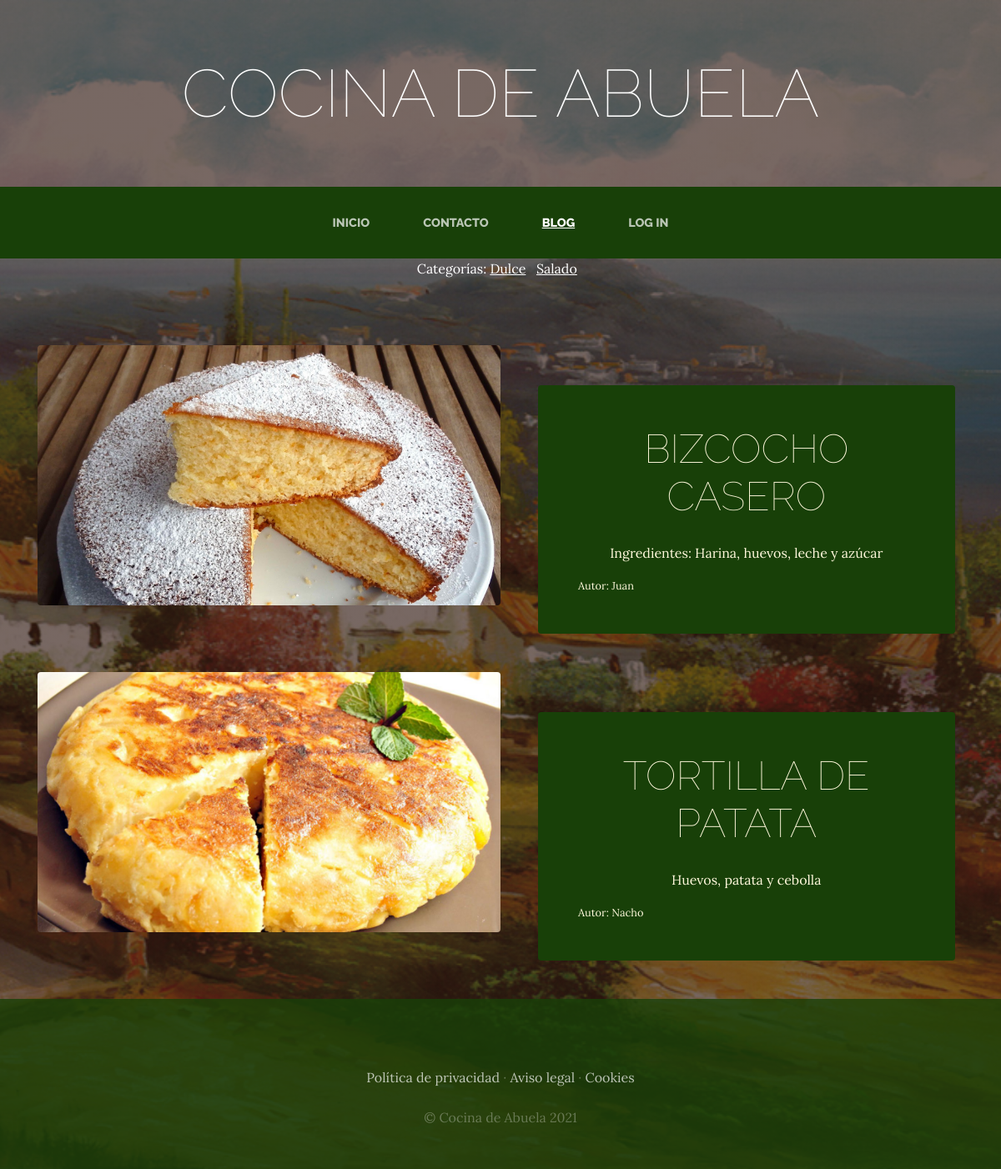
Screenshot of /blog/ with the database file from the repository.
### blog/models.py (models this page shows, shortened)
class Categoria(models.Model):
    nombre=models.CharField(max_length=10)
    created=models.DateTimeField(auto_now_add=True)
    updated=models.DateTimeField(auto_now_add=True)
    class Meta:
        verbose_name='categoria'
        verbose_name_plural='categorias'

class Post(models.Model):
    titulo=models.CharField(max_length=100)
    descripcion=models.CharField(max_length=300)
    imagen=models.ImageField(upload_to='blog')
    autor=models.ForeignKey(User, on_delete=models.CASCADE)
    categorias=models.ManyToManyField(Categoria)
    created=models.DateTimeField(auto_now_add=True)
    updated=models.DateTimeField(auto_now_add=True)
    class Meta:
        verbose_name='post'
        verbose_name_plural='posts'

### blog/views.py (the view)
# urls.py: path('',views.blog, name="Blog"),
def blog(request):
    posts=Post.objects.all()
    return render(request,"blog/blog.html",{"posts": posts})

### blog/templates/blog/blog.html
{% extends "proyectowebapp/base.html" %}
{% load static %}
{% block content %}
    <section>
        <div style="width: 75%;  color: white; margin: auto; text-align: center;">
            Categorías:
            {% for post in posts %}
                {% for categoria in post.categorias.all %}
                <a class="linksCategorias" href="{% url 'categoria' categoria.id %}">{{categoria.nombre}}</a>&nbsp;&nbsp;
                {% endfor %}
            {% endfor %}
        </div>
    </section>
    {% for post in posts %}
    <section class="page-section clearfix">
        <div class="container">
          <div class="intro">
            <img class="intro-img img-fluid mb-3 mb-lg-0 rounded" src="{{post.imagen.url}}" alt="" style="width: 50%;">
            <div class="intro-text left-0 text-center bg-faded p-5 rounded">
              <h2 class="section-heading mb-4" >
                <span class="section-heading-lower">{{post.titulo}}</span>
              </h2>
              <p class="mb-3">{{post.descripcion}}
              </p>
                <div style="text-align: left; font-size: 0.8em;">
                        Autor: {{post.autor}}
                </div>
            </div>
          </div>
        </div>
      </section>
    {% endfor %}
{% endblock %}

### proyectowebapp/templates/proyectowebapp/base.html (shortened to what this page needs)
<html>
<head>
    {% load static %}
    <link href="{%static 'proyectowebapp/vendor/bootstrap/css/bootstrap.min.css' %}" rel="stylesheet">
    <link href="{%static 'proyectowebapp/css/gestion.css' %}" rel="stylesheet">
</head>
<body>
    <h1 class="site-heading text-center text-white d-none d-lg-block">
        <span class="site-heading-lower">Cocina de Abuela</span>
      </h1>
 <nav class="navbar navbar-expand-lg navbar-dark py-lg-4" id="mainNav">
    <div class="container">
      <div class="collapse navbar-collapse" id="navbarResponsive">
        <ul class="navbar-nav mx-auto">
          <li class="nav-item {% if request.path == '/' %} active{% endif %} px-lg-4">
            <a class="nav-link text-uppercase text-expanded" href="{% url 'Inicio' %}">Inicio</a>
          </li>
          <li class="nav-item {% if request.path == '/contacto/' %} active{% endif %}  px-lg-4">
            <a class="nav-link text-uppercase text-expanded" href="{% url 'Contacto' %}">Contacto</a>
          </li>
          <li class="nav-item {% if request.path|slice:':6' == '/blog/' %} active{% endif %}  px-lg-4">
            <a class="nav-link text-uppercase text-expanded" href="{% url 'Blog' %}">Blog</a>
          </li>
          {% if user.is_authenticated %}
          <li class="nav-item {% if request.path|slice:':6' == '/logout/' %} active{% endif %}  px-lg-4">
            <a class="nav-link text-uppercase text-expanded" href="{% url 'logout' %}">Log out</a>
          </li>
          {% else %}
          <li class="nav-item {% if request.path|slice:':6' == '/login/' %} active{% endif %}  px-lg-4">
            <a class="nav-link text-uppercase text-expanded" href="{% url 'login' %}">Log in</a>
          </li>
          {% endif %}
        </ul>
      </div>
    </div>
  </nav>
    {% block content %}
    {% endblock %}
    <footer class="footer text-faded text-center py-5">
      <div class="container">
        <p class="m-0 mbt">
        	<a href="sample.html" class="link">Política de privacidad</a> ·
        	<a href="sample.html" class="link">Aviso legal</a> ·
        	<a href="sample.html" class="link">Cookies</a>
		</p>
        <p class="m-0 mbt1">&copy; Cocina de Abuela 2021</p>
      </div>
	</footer>
</body>
</html>

### proyectowebapp/static/proyectowebapp/css/gestion.css (style rules this page uses)
body { font-family: 'Lora'; background: linear-gradient(rgba(47, 23, 15, 0.65), rgba(47, 23, 15, 0.65)), url("../img/paisajepueblo.jpg"); background-attachment: fixed; background-position: center; background-size: cover; }
h1, h2, h3, h4, h5, h6 { font-family: 'Raleway'; }
p { line-height: 1.75; }
.text-faded { color: rgba(255, 255, 255, 0.3); }
.site-heading { margin-top: 5rem; margin-bottom: 5rem; text-transform: uppercase; line-height: 1; font-family: 'Raleway'; }
.site-heading .site-heading-lower { font-size: 5rem; font-weight: 100; line-height: 4rem; }
.page-section { margin-top: 5rem; margin-bottom: 5rem; }
.section-heading { text-transform: uppercase; }
.section-heading .section-heading-lower { display: block; font-size: 3rem; font-weight: 100; }
.bg-faded { background-color: rgba(255, 255, 255, 0.85); }
#mainNav { background-color: rgba(24, 64, 8); font-family: 'Raleway'; }
#mainNav .navbar-nav .nav-item .nav-link { color: rgba(255, 255, 255, 0.7); font-weight: 800; }
#mainNav .navbar-nav .nav-item.active .nav-link { color: #ffffff; text-decoration: underline; }
@media (min-width: 992px) { #mainNav .navbar-nav .nav-item .nav-link { font-size: 0.9rem; } }
.intro { position: relative; }
@media (min-width: 992px) { .intro .intro-img { width: 75%; float: left; } }
@media (min-width: 992px) { .intro .intro-text { left: 600; width: 60%; margin-top: 3rem; background-color: rgba(24, 64, 8); color: cornsilk; position: absolute; } }
@media (min-width: 1200px) { .intro .intro-text { width: 45%; } }
.footer { background-color: rgba(24, 64, 8, 0.8); }
.mbt { padding-top: 2rem; }
.mbt1 { padding-top: 1.25rem; }
a.link { color: rgba(255, 255, 255, 0.7); }
.linksCategorias { color: white !important; text-decoration: underline; }

### rows the page displays
Post: imagen (picture), titulo "BIZCOCHO CASERO", descripcion "Ingredientes: Harina, huevos, leche y azúcar", autor "Juan"
Categoria: nombre "Dulce"
Post: imagen (picture), titulo "TORTILLA DE PATATA", descripcion "Huevos, patata y cebolla", autor "Nacho"
Categoria: nombre "Salado"
